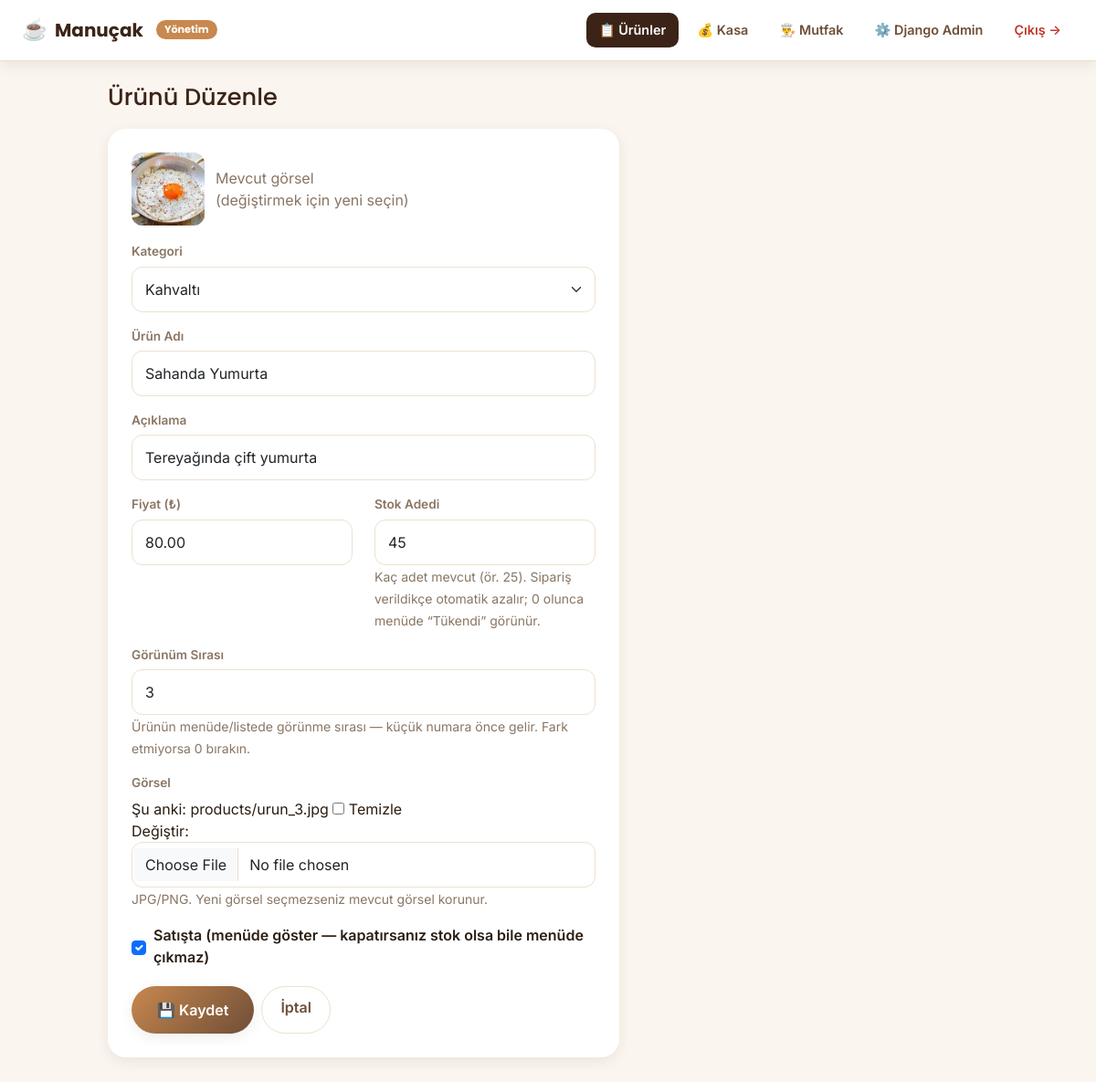
The app's page /yonetim/urun/3/duzenle/ (signed in) with its own data.
### cafe/models.py (models this page shows, shortened)
class Urun(models.Model):
    category = models.ForeignKey(
        Kategori,
        verbose_name="Kategori",
        on_delete=models.CASCADE,
        related_name="urunler",
    )
    name = models.CharField("Ürün Adı", max_length=120)
    description = models.CharField("Açıklama", max_length=255, blank=True, default="")
    price = models.DecimalField("Fiyat (₺)", max_digits=7, decimal_places=2)
    image = models.ImageField("Görsel", upload_to="products/", blank=True, null=True)
    stock_status = models.BooleanField("Satışta (menüde aktif)", default=True)
    stock_count = models.PositiveIntegerField("Stok Adedi", default=0)
    sira = models.PositiveIntegerField("Görünüm Sırası", default=0)
    class Meta:
        verbose_name = "Ürün"
        verbose_name_plural = "Ürünler"
        ordering = ["category__sira", "sira", "name"]

### cafe/views.py (the view)
# urls.py: path("yonetim/urun/<int:urun_id>/duzenle/", views.panel_urun_duzenle, name="panel_urun_duzenle"),
@staff_required
def panel_urun_duzenle(request, urun_id):
    urun = get_object_or_404(Urun, id=urun_id)
    form = UrunForm(request.POST or None, request.FILES or None, instance=urun)
    if request.method == "POST" and form.is_valid():
        form.save()
        messages.success(request, "Ürün güncellendi.")
        return redirect("cafe:panel")
    return render(
        request,
        "cafe/panel/urun_form.html",
        {"form": form, "baslik": "Ürünü Düzenle", "urun": urun},
    )

### cafe/forms.py
class UrunForm(forms.ModelForm):
    class Meta:
        model = Urun
        fields = [
            "category", "name", "description", "price", "image",
            "stock_count", "stock_status", "sira",
        ]
        widgets = {
            "category": forms.Select(attrs={"class": "form-select"}),
            "name": forms.TextInput(
                attrs={"class": "form-control", "placeholder": "Örn: Sütlü Latte"}
            ),
            "description": forms.TextInput(
                attrs={"class": "form-control", "placeholder": "Kısa açıklama (opsiyonel)"}
            ),
            "price": forms.NumberInput(
                attrs={"class": "form-control", "step": "0.01", "min": "0"}
            ),
            "image": forms.ClearableFileInput(
                attrs={"class": "form-control", "accept": "image/*"}
            ),
            "stock_count": forms.NumberInput(
                attrs={"class": "form-control", "min": "0", "placeholder": "Örn: 25"}
            ),
            "stock_status": forms.CheckboxInput(attrs={"class": "form-check-input"}),
            "sira": forms.NumberInput(attrs={"class": "form-control", "min": "0"}),
        }

### cafe/models.py (called while the page is built)
    def __str__(self):
        return self.name

### cafe/templates/cafe/panel/urun_form.html (shortened to what this page needs)
{% extends "cafe/panel/base.html" %}
{% block nav_urun %}aktif{% endblock %}
{% block panel %}
<div class="panel-header"><h1>{{ baslik }}</h1></div>
<div class="panel-form-card">
  <form method="post" enctype="multipart/form-data">
    {% if urun and urun.image %}
      <div class="mevcut-foto">
        <img src="{{ urun.image.url }}" alt="{{ urun.name }}">
        <span class="text-muted2">Mevcut görsel<br>(değiştirmek için yeni seçin)</span>
      </div>
    {% endif %}
    <div class="form-satir">
      <label class="form-label">Kategori</label>
      {{ form.category }}
    </div>
    <div class="form-satir">
      <label class="form-label">Ürün Adı</label>
      {{ form.name }}
    </div>
    <div class="form-satir">
      <label class="form-label">Açıklama</label>
      {{ form.description }}
    </div>
    <div class="row">
      <div class="col-6 form-satir">
        <label class="form-label">Fiyat (₺)</label>
        {{ form.price }}
      </div>
      <div class="col-6 form-satir">
        <label class="form-label">Stok Adedi</label>
        {{ form.stock_count }}
        <small class="text-muted2">Kaç adet mevcut (ör. 25). Sipariş verildikçe otomatik azalır; 0 olunca menüde “Tükendi” görünür.</small>
      </div>
    </div>
    <div class="form-satir">
      <label class="form-label">Görünüm Sırası</label>
      {{ form.sira }}
      <small class="text-muted2">Ürünün menüde/listede görünme sırası — küçük numara önce gelir. Fark etmiyorsa 0 bırakın.</small>
    </div>
    <div class="form-satir">
      <label class="form-label">Görsel</label>
      {{ form.image }}
      <small class="text-muted2">JPG/PNG. Yeni görsel seçmezseniz mevcut görsel korunur.</small>
    </div>
    <div class="form-check">
      {{ form.stock_status }}
      <label class="form-check-label">Satışta (menüde göster — kapatırsanız stok olsa bile menüde çıkmaz)</label>
    </div>
    <div class="d-flex gap-2">
      <button class="btn-cafe" type="submit">💾 Kaydet</button>
      <a href="{% url 'cafe:panel' %}" class="btn-ghost">İptal</a>
    </div>
  </form>
</div>
{% endblock %}

### cafe/static/cafe/css/style.css (style rules this page uses)
:root { --espresso: #3b2417; --coffee: #6f4e37; --caramel: #c8884f; --gold: #e0a458; --cream: #faf5ee; --cream-2: #f3e9db; --ink: #2b1d12; --muted: #8a7563; --line: #ece0d0; --card: #ffffff; --success: #2e7d32; --danger: #c0392b; --info: #1565c0; --shadow: 0 10px 30px rgba(59, 36, 23, .12); --shadow-sm: 0 4px 14px rgba(59, 36, 23, .08); --radius: 20px; --radius-sm: 14px; }
* { box-sizing: border-box; }
body { font-family: 'Inter', -apple-system, 'Segoe UI', Roboto, sans-serif; color: var(--ink); background: var(--cream); margin: 0; -webkit-font-smoothing: antialiased; }
h1, h2, h3, h4, .brand { font-family: 'Poppins', 'Segoe UI', sans-serif; }
a { color: inherit; text-decoration: none; }
.btn-cafe { background: linear-gradient(135deg, var(--caramel), var(--coffee)); color: #fff; border: none; border-radius: 999px; padding: 14px 28px; font-weight: 600; font-size: 1rem; cursor: pointer; transition: transform .15s ease, box-shadow .15s ease, filter .15s ease; box-shadow: var(--shadow-sm); }
.btn-ghost { background: transparent; border: 1.5px solid var(--line); color: var(--coffee); border-radius: 999px; padding: 10px 20px; font-weight: 600; cursor: pointer; }
.form-control, .form-select { border-radius: 12px; border: 1.5px solid var(--line); padding: 12px 14px; }
.form-label { font-weight: 600; font-size: .85rem; color: var(--muted); }
.panel-body { background: var(--cream); min-height: 100vh; }
.panel-header { display: flex; align-items: flex-end; justify-content: space-between; flex-wrap: wrap; gap: 12px; margin-bottom: 20px; }
.panel-header h1 { font-size: 1.6rem; color: var(--espresso); margin: 0; }
.panel-form-card { background: #fff; border-radius: var(--radius); padding: 26px; box-shadow: var(--shadow-sm); max-width: 560px; }
.form-satir { margin-bottom: 16px; }
.form-satir .form-label { display: block; margin-bottom: 6px; }
.mevcut-foto { display: flex; align-items: center; gap: 12px; margin-bottom: 18px; }
.mevcut-foto img { width: 80px; height: 80px; border-radius: 12px; object-fit: cover; }
.form-check { display: flex; align-items: center; gap: 8px; margin: 14px 0 20px; }
.form-check label { margin: 0; font-weight: 600; color: var(--ink); }
.text-muted2 { color: var(--muted); }

### records on screen
Urun: image (picture), category "Kahvaltı", name "Sahanda Yumurta", description "Tereyağında çift yumurta", price "80.00", stock_count "45", sira "3", stock_status "☑"

### other values on screen
{{ baslik }} "Ürünü Düzenle"
